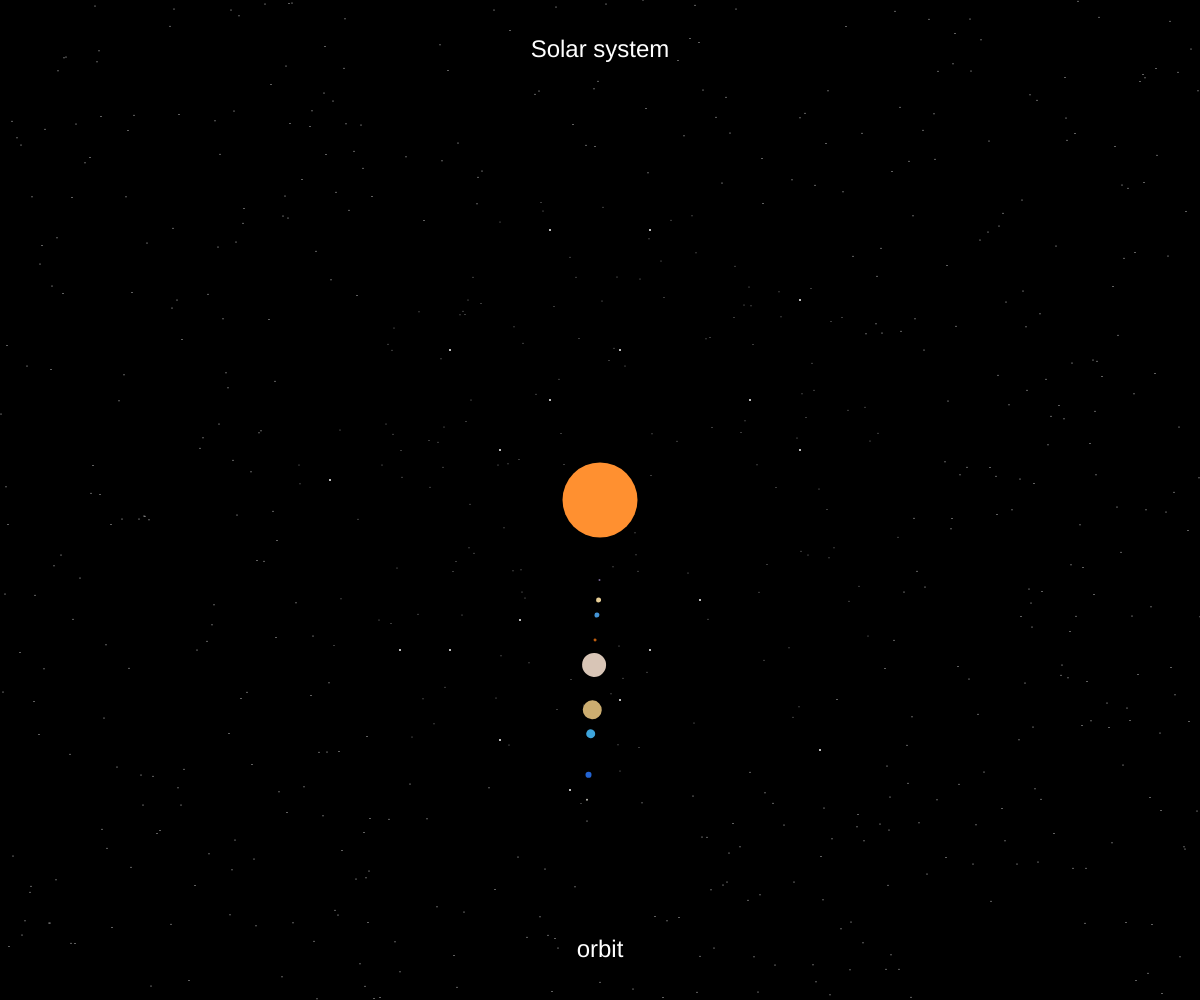
Frame 1 (no input)
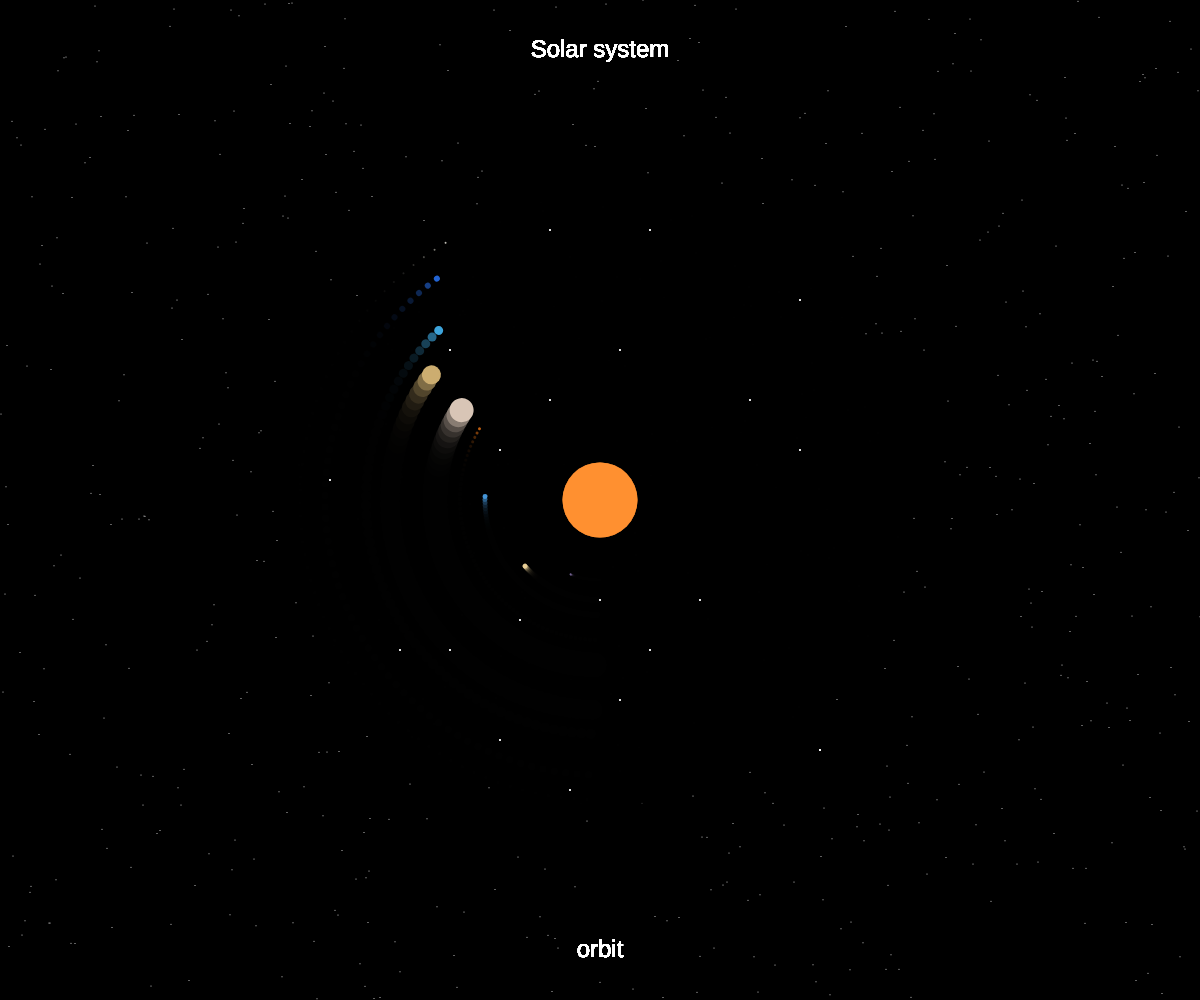
Frame 60 (no input)
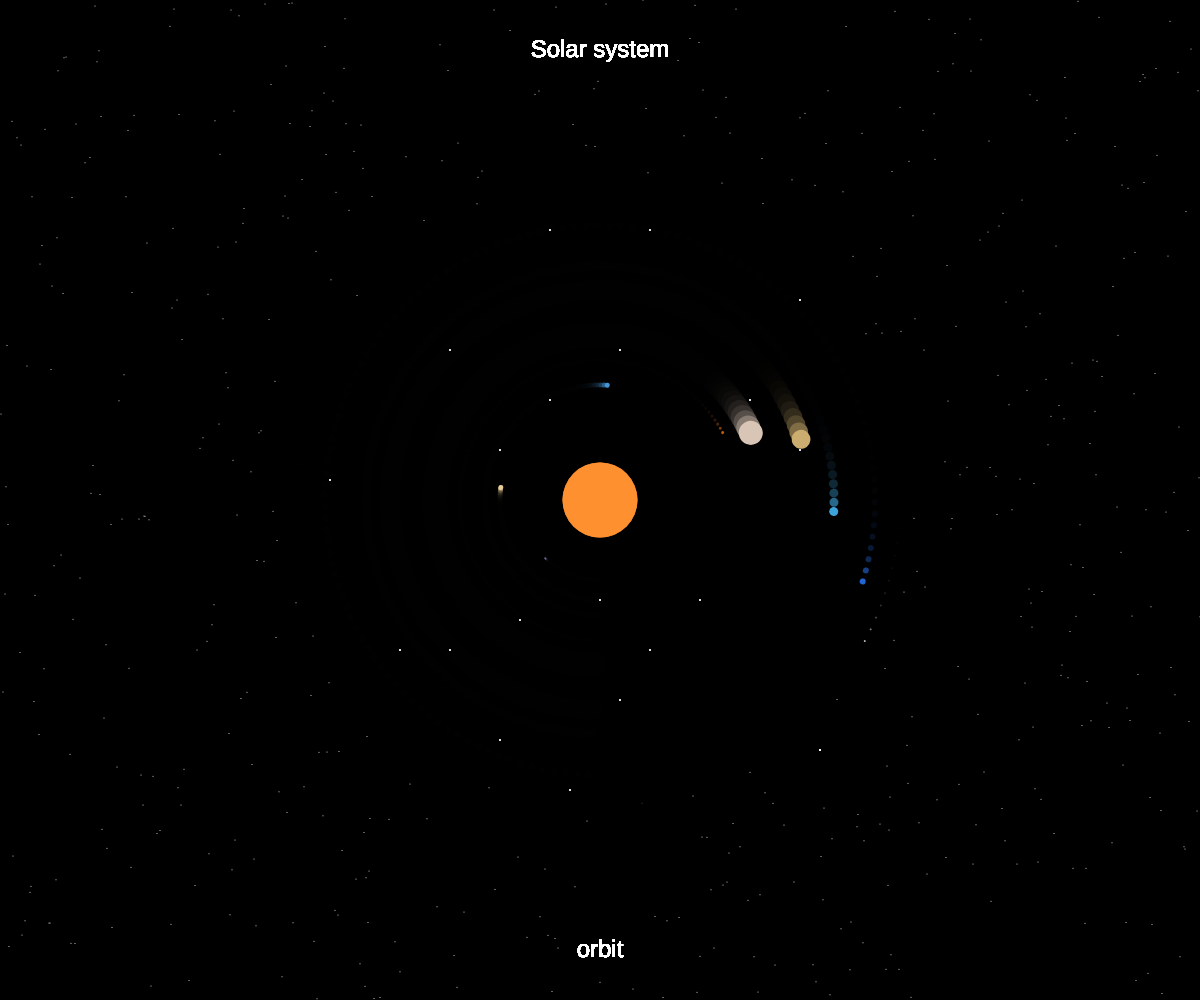
Frame 120 (the mouse pressed at the canvas centre since frame 60)

The p5.js sketch that drew these frames (run headless with seeded random() and noise() and a simulated clock; from frame 60 on, the mouse is pressed at the canvas centre):

// p5.js sketch
// ── sketch.js
function planet(speed, distance, size, color) { // the template planet.
  var rot = 360/speed*(frameCount%speed);       // NB: the speed parameter is inverted!
  rotate(radians(rot));                         // (higher value -> slower speed)
  fill(color);
  ellipse(0, distance, size, size);
}

function setup() {
  createCanvas(windowWidth, windowHeight);
    background(0);
  frameRate(60); // framerate is pre-set for uniform speed across different devices
    
           stroke(255);
 for (var i = 0; i < 2000; i++) {
  var r = random(0, 2000);
  point(i, r);
 }
}

function draw() {
    
    
    noStroke(0);
    fill(0, 95);
  ellipse(width/2,height/2, 610.610);
    
    push();
    translate(width/2,height/2)
    noStroke(0);
    fill(255);
    ellipse(100, 100,2,2);
    ellipse(-80, 120,2,2);
    ellipse(-200, 150,2,2);
    ellipse(220, 250,2,2);
    ellipse(-50, -100,2,2);
    ellipse(200, -50,2,2);
    ellipse(-100,-50,2,2);
    ellipse(-270, -20,2,2);
    ellipse(-30, 290,2,2);
    ellipse(0, 100,2,2);
    ellipse(20, 200,2,2);
    ellipse(200, -200,2,2);
    ellipse(150, -100,2,2);
    ellipse(50, -270,2,2);
    ellipse(-150, -150,2,2);
    ellipse(-50, -270,2,2);
    ellipse(-100, 240,2,2);
    ellipse(-150, 150,2,2);
    ellipse(50, 150,2,2);
    ellipse(20, -150,2,2);

    pop();
    
  noStroke();
  var words = ['Solar system', 'orbit'];
  textAlign(CENTER, CENTER);
  textFont('Helvetica');
  textSize(24);
  fill('white');
  text(words[0], width/2, height/20);
  text(words[1], width/2, height/20*19);
  push();
  translate(width/2, height/2);
  planet(0, 0, 75, '#ff9030');      // sun
  planet(1000, 80, 2, '#726291');    // mercury
  planet(800, 100, 5, '#e8ce96');   // venus
  planet(500, 115, 5, '#4494d6');  // earth
  planet(750, 140, 3, '#bf5e0f');   // mars
  planet(9000, 165, 24, '#d8c5b6'); // jupiter
  planet(6000, 210, 19, '#ccad70'); // saturn (doesn't have rings, sue me)
    //planet(6000, 210, 30, '#a77c29'); (ring, not finished)
  planet(2200, 234, 9, '#3da4db');  // uranus
  planet(3000, 275, 6, '#2364d3');  // neptune
  planet(4000, 300, 2, '#bcbab1');  // pluto
  pop();
}

function windowResized() { // makes canvas still fit if window is resized
  resizeCanvas(windowWidth, windowHeight);
}
